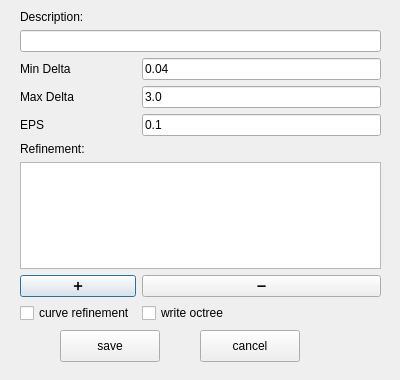
<?xml version="1.0" encoding="UTF-8"?>
<ui version="4.0">
 <class>LoadoctreeDialog</class>
 <widget class="QDialog" name="LoadoctreeDialog">
  <property name="geometry">
   <rect>
    <x>0</x>
    <y>0</y>
    <width>400</width>
    <height>380</height>
   </rect>
  </property>
  <property name="windowTitle">
   <string>Load Octree</string>
  </property>
  <widget class="QWidget" name="verticalLayoutWidget">
   <property name="geometry">
    <rect>
     <x>20</x>
     <y>10</y>
     <width>361</width>
     <height>313</height>
    </rect>
   </property>
   <layout class="QGridLayout" name="gridLayout">
    <item row="9" column="0">
     <widget class="QPushButton" name="btnAdd">
      <property name="text">
       <string>➕</string>
      </property>
     </widget>
    </item>
    <item row="10" column="0">
     <widget class="QCheckBox" name="checkCurve">
      <property name="text">
       <string>curve refinement</string>
      </property>
     </widget>
    </item>
    <item row="6" column="0">
     <widget class="QLabel" name="label_4">
      <property name="text">
       <string>Refinement:</string>
      </property>
     </widget>
    </item>
    <item row="4" column="1">
     <widget class="QLineEdit" name="textMax">
      <property name="text">
       <string>3.0</string>
      </property>
     </widget>
    </item>
    <item row="2" column="1">
     <widget class="QLineEdit" name="textMin">
      <property name="text">
       <string>0.04</string>
      </property>
     </widget>
    </item>
    <item row="4" column="0">
     <widget class="QLabel" name="label_3">
      <property name="text">
       <string>Max Delta</string>
      </property>
     </widget>
    </item>
    <item row="2" column="0">
     <widget class="QLabel" name="label_2">
      <property name="text">
       <string>Min Delta</string>
      </property>
     </widget>
    </item>
    <item row="1" column="0" colspan="2">
     <widget class="QLineEdit" name="textDesc"/>
    </item>
    <item row="10" column="1">
     <widget class="QCheckBox" name="checkWrite">
      <property name="text">
       <string>write octree</string>
      </property>
     </widget>
    </item>
    <item row="9" column="1">
     <widget class="QPushButton" name="btnRemove">
      <property name="text">
       <string>➖</string>
      </property>
     </widget>
    </item>
    <item row="0" column="0">
     <widget class="QLabel" name="label">
      <property name="text">
       <string>Description:</string>
      </property>
     </widget>
    </item>
    <item row="8" column="0" colspan="2">
     <widget class="QListWidget" name="listRefinement"/>
    </item>
    <item row="5" column="0">
     <widget class="QLabel" name="label_5">
      <property name="text">
       <string>EPS</string>
      </property>
     </widget>
    </item>
    <item row="5" column="1">
     <widget class="QLineEdit" name="textEPS">
      <property name="text">
       <string>0.1</string>
      </property>
     </widget>
    </item>
   </layout>
  </widget>
  <widget class="QPushButton" name="btnSave">
   <property name="geometry">
    <rect>
     <x>60</x>
     <y>330</y>
     <width>100</width>
     <height>32</height>
    </rect>
   </property>
   <property name="text">
    <string>save</string>
   </property>
  </widget>
  <widget class="QPushButton" name="btnCancel">
   <property name="geometry">
    <rect>
     <x>200</x>
     <y>330</y>
     <width>100</width>
     <height>32</height>
    </rect>
   </property>
   <property name="text">
    <string>cancel</string>
   </property>
  </widget>
 </widget>
 <resources/>
 <connections/>
</ui>
